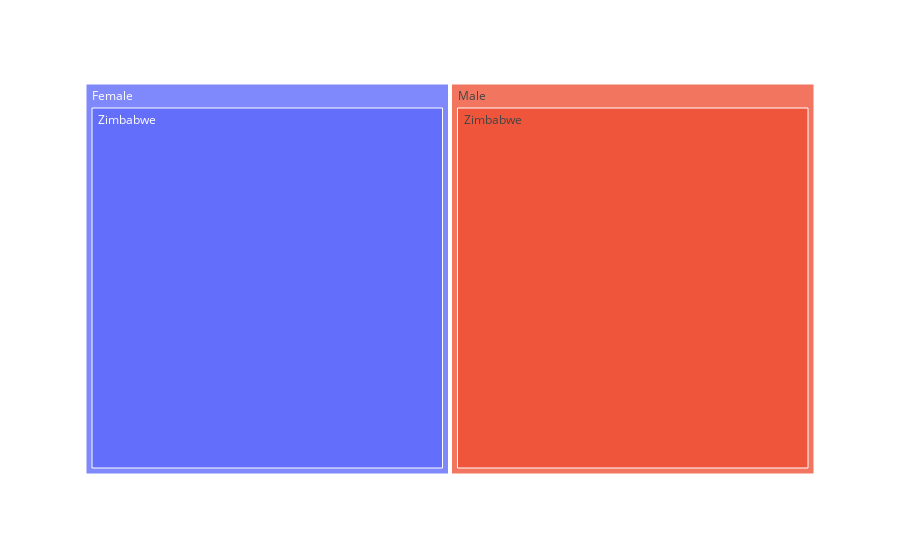

Source (notebook cell):
### Code cell
import plotly.express as px
import pandas as pd
import numpy as np
import plotly.io as pio
pio.renderers

dataframeAtletas = pd.read_csv("Olympic_Athlete.csv")
juegosOlimpicos = pd.read_csv("Olympic_Athlete_Event_Results.csv")



#Funcion para convertir a entero o que devuelva NA (1 para entero  2 para float)
def convertirNumero(valor , numero:int):
    try:
        if numero ==1:
            numero = int(valor)
        elif numero == 2:
            numero = float(valor)      
        return numero    
    except ValueError:
        return pd.NA

#Confuncion para devolver NA

def convertirNA(valor):
    if valor == "na":
        return pd.NA
    else:
        return valor
              


#establecer  elsegundo  parametro 
convertirFloat = partial(convertirNumero, numero=2)

#mapeo utiliza la funcion convertirFloat
columna = list( map ( convertirFloat, dataframeAtletas["height"] ))
#mapeo utiliza la funcion convertirFloat
columnaWeight = list( map ( convertirFloat, dataframeAtletas["weight"] ))
#mapeo para devolver NA 
columnaMedalla = list(map(convertirNA, juegosOlimpicos["medal"]))
#reemplazo de nuevas columnas
juegosOlimpicos["medal"] = columnaMedalla
dataframeAtletas["height"] = columna    
dataframeAtletas["weight"] = columnaWeight     


df_grouped = dataframeAtletas.groupby('sex')[['sex', 'country']].max()



df_grouped['count'] = 1
fig = px.treemap(df_grouped, path=['sex', 'country'], values='count')

fig

#

### Figure 1 — Plotly figure (JSON) as saved in the notebook; plotly's stock layout.template omitted (floating-point values rounded to 4 significant figures)
{"data": [{"branchvalues": "total", "domain": {"x": [0, 1], "y": [0, 1]}, "hovertemplate": "labels=%{label}<br>count=%{value}<br>parent=%{parent}<br>id=%{id}<extra></extra>", "ids": ["Female/ Zimbabwe", "Male/ Zimbabwe", "Female", "Male"], "labels": [" Zimbabwe", " Zimbabwe", "Female", "Male"], "name": "", "parents": ["Female", "Male", "", ""], "type": "treemap", "values": [1, 1, 1, 1]}], "layout": {"legend": {"tracegroupgap": 0}, "margin": {"t": 60}}}
